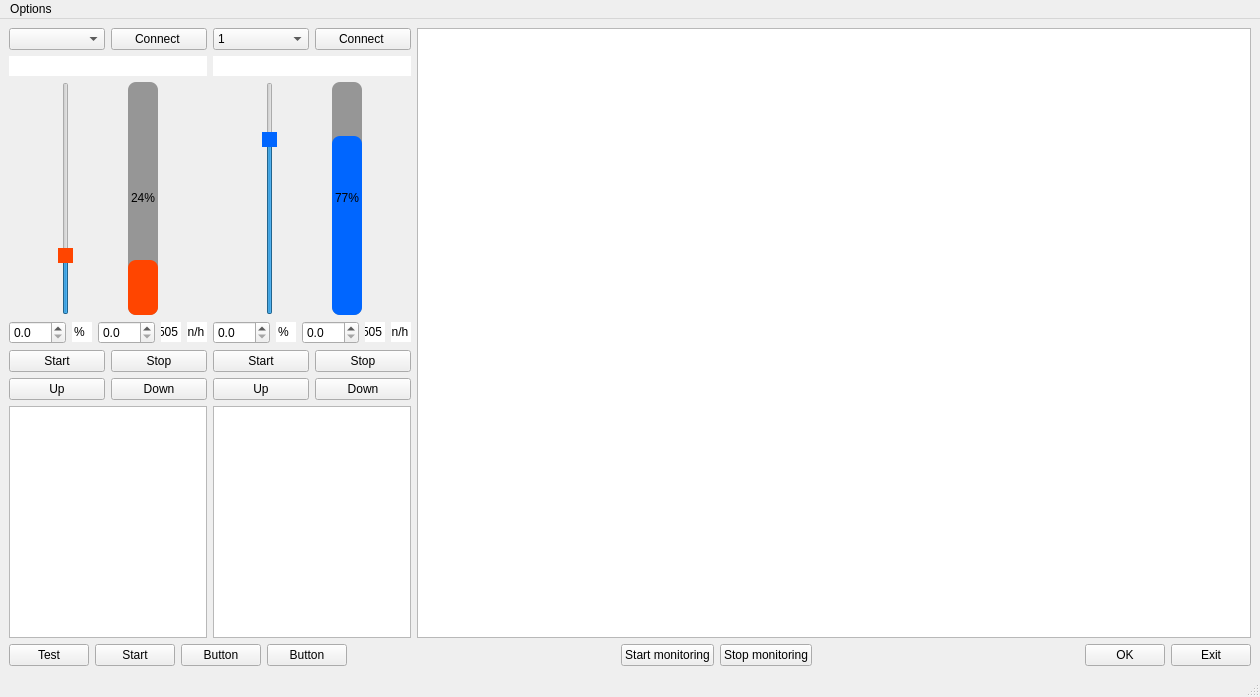
<?xml version="1.0" encoding="UTF-8"?>
<ui version="4.0">
 <class>MainWindow</class>
 <widget class="QMainWindow" name="MainWindow">
  <property name="geometry">
   <rect>
    <x>0</x>
    <y>0</y>
    <width>1260</width>
    <height>697</height>
   </rect>
  </property>
  <property name="windowTitle">
   <string>MainWindow</string>
  </property>
  <widget class="QWidget" name="centralwidget">
   <layout class="QGridLayout" name="gridLayout">
    <item row="0" column="0">
     <layout class="QVBoxLayout" name="verticalLayout_3">
      <item>
       <layout class="QHBoxLayout" name="horizontalLayout_15" stretch="1,6">
        <item>
         <layout class="QHBoxLayout" name="horizontalLayout_14">
          <item>
           <layout class="QVBoxLayout" name="verticalLayout_2">
            <item>
             <layout class="QHBoxLayout" name="horizontalLayout">
              <item>
               <widget class="QComboBox" name="comboBox"/>
              </item>
              <item>
               <widget class="QPushButton" name="pushButton_connect">
                <property name="text">
                 <string>Connect </string>
                </property>
               </widget>
              </item>
             </layout>
            </item>
            <item>
             <widget class="QLineEdit" name="lineEdit_temperature_1">
              <property name="frame">
               <bool>false</bool>
              </property>
              <property name="readOnly">
               <bool>true</bool>
              </property>
             </widget>
            </item>
            <item>
             <layout class="QHBoxLayout" name="horizontalLayout_6">
              <item>
               <widget class="QSlider" name="verticalSlider_1">
                <property name="contextMenuPolicy">
                 <enum>Qt::PreventContextMenu</enum>
                </property>
                <property name="styleSheet">
                 <string notr="true">QSlider::handle:vertical
 {
    height: 10px;
    background: rgb(255, 69, 0);
    margin: 0 -4px; /* expand outside the groove */
}
</string>
                </property>
                <property name="maximum">
                 <number>100</number>
                </property>
                <property name="value">
                 <number>24</number>
                </property>
                <property name="sliderPosition">
                 <number>24</number>
                </property>
                <property name="tracking">
                 <bool>false</bool>
                </property>
                <property name="orientation">
                 <enum>Qt::Vertical</enum>
                </property>
                <property name="tickPosition">
                 <enum>QSlider::NoTicks</enum>
                </property>
                <property name="tickInterval">
                 <number>0</number>
                </property>
               </widget>
              </item>
              <item>
               <widget class="QProgressBar" name="progressBar_1">
                <property name="minimumSize">
                 <size>
                  <width>30</width>
                  <height>0</height>
                 </size>
                </property>
                <property name="styleSheet">
                 <string notr="true">QProgressBar
{
	border-radius : 8px;
	background-color: rgb(150, 150, 150);
}

QProgressBar::chunk
{
	border-radius : 8px;
	background-color: rgb(255, 69, 0);
}</string>
                </property>
                <property name="value">
                 <number>24</number>
                </property>
                <property name="alignment">
                 <set>Qt::AlignCenter</set>
                </property>
                <property name="textVisible">
                 <bool>true</bool>
                </property>
                <property name="orientation">
                 <enum>Qt::Vertical</enum>
                </property>
                <property name="invertedAppearance">
                 <bool>false</bool>
                </property>
                <property name="textDirection">
                 <enum>QProgressBar::TopToBottom</enum>
                </property>
                <property name="format">
                 <string>%p%</string>
                </property>
               </widget>
              </item>
             </layout>
            </item>
            <item>
             <layout class="QHBoxLayout" name="horizontalLayout_8">
              <item>
               <widget class="QDoubleSpinBox" name="doubleSpinBox_persent_1">
                <property name="decimals">
                 <number>1</number>
                </property>
                <property name="singleStep">
                 <double>0.100000000000000</double>
                </property>
               </widget>
              </item>
              <item>
               <widget class="QLineEdit" name="lineEdit_persent_1">
                <property name="maximumSize">
                 <size>
                  <width>20</width>
                  <height>16777215</height>
                 </size>
                </property>
                <property name="text">
                 <string>%</string>
                </property>
                <property name="maxLength">
                 <number>10</number>
                </property>
                <property name="frame">
                 <bool>false</bool>
                </property>
                <property name="readOnly">
                 <bool>true</bool>
                </property>
               </widget>
              </item>
              <item>
               <widget class="QDoubleSpinBox" name="doubleSpinBox_value_1">
                <property name="decimals">
                 <number>1</number>
                </property>
                <property name="singleStep">
                 <double>0.100000000000000</double>
                </property>
               </widget>
              </item>
              <item>
               <widget class="QLineEdit" name="lineEdit_value_1">
                <property name="maximumSize">
                 <size>
                  <width>30</width>
                  <height>16777215</height>
                 </size>
                </property>
                <property name="text">
                 <string>505</string>
                </property>
                <property name="frame">
                 <bool>false</bool>
                </property>
                <property name="readOnly">
                 <bool>true</bool>
                </property>
               </widget>
              </item>
              <item>
               <widget class="QLineEdit" name="lineEdit_value_ln_h_1">
                <property name="maximumSize">
                 <size>
                  <width>30</width>
                  <height>16777215</height>
                 </size>
                </property>
                <property name="text">
                 <string>ln/h</string>
                </property>
                <property name="frame">
                 <bool>false</bool>
                </property>
                <property name="readOnly">
                 <bool>true</bool>
                </property>
               </widget>
              </item>
             </layout>
            </item>
            <item>
             <layout class="QVBoxLayout" name="verticalLayout_5">
              <item>
               <layout class="QHBoxLayout" name="horizontalLayout_10">
                <item>
                 <widget class="QPushButton" name="pushButton_Start_1">
                  <property name="text">
                   <string>Start</string>
                  </property>
                 </widget>
                </item>
                <item>
                 <widget class="QPushButton" name="pushButton_stop_1">
                  <property name="text">
                   <string>Stop</string>
                  </property>
                 </widget>
                </item>
               </layout>
              </item>
              <item>
               <layout class="QHBoxLayout" name="horizontalLayout_13">
                <item>
                 <widget class="QPushButton" name="pushButton_up_1">
                  <property name="text">
                   <string>Up</string>
                  </property>
                 </widget>
                </item>
                <item>
                 <widget class="QPushButton" name="pushButton_down_1">
                  <property name="text">
                   <string>Down</string>
                  </property>
                 </widget>
                </item>
               </layout>
              </item>
             </layout>
            </item>
            <item>
             <widget class="QTextEdit" name="textEdit_1"/>
            </item>
           </layout>
          </item>
          <item>
           <layout class="QVBoxLayout" name="verticalLayout">
            <item>
             <layout class="QHBoxLayout" name="horizontalLayout_3">
              <item>
               <widget class="QComboBox" name="comboBox_2">
                <property name="currentText">
                 <string>2</string>
                </property>
                <item>
                 <property name="text">
                  <string>1</string>
                 </property>
                </item>
                <item>
                 <property name="text">
                  <string>2</string>
                 </property>
                </item>
               </widget>
              </item>
              <item>
               <widget class="QPushButton" name="pushButton_connect_2">
                <property name="text">
                 <string>Connect </string>
                </property>
               </widget>
              </item>
             </layout>
            </item>
            <item>
             <widget class="QLineEdit" name="lineEdit_temperature_2">
              <property name="frame">
               <bool>false</bool>
              </property>
              <property name="readOnly">
               <bool>true</bool>
              </property>
             </widget>
            </item>
            <item>
             <layout class="QHBoxLayout" name="horizontalLayout_7">
              <item>
               <widget class="QSlider" name="verticalSlider_2">
                <property name="styleSheet">
                 <string notr="true">QSlider::handle:vertical
 {
    height: 10px;
    background: rgb(0, 102, 255);
    margin: 0 -4px; /* expand outside the groove */
}
</string>
                </property>
                <property name="maximum">
                 <number>100</number>
                </property>
                <property name="value">
                 <number>77</number>
                </property>
                <property name="tracking">
                 <bool>false</bool>
                </property>
                <property name="orientation">
                 <enum>Qt::Vertical</enum>
                </property>
               </widget>
              </item>
              <item>
               <widget class="QProgressBar" name="progressBar_2">
                <property name="minimumSize">
                 <size>
                  <width>30</width>
                  <height>0</height>
                 </size>
                </property>
                <property name="styleSheet">
                 <string notr="true">QProgressBar
{
	border-radius : 8px;
	background-color: rgb(150, 150, 150);
}

QProgressBar::chunk
{
	border-radius : 8px;
	background-color: rgb(0, 102, 255);
}
</string>
                </property>
                <property name="value">
                 <number>77</number>
                </property>
                <property name="alignment">
                 <set>Qt::AlignCenter</set>
                </property>
                <property name="textVisible">
                 <bool>true</bool>
                </property>
                <property name="orientation">
                 <enum>Qt::Vertical</enum>
                </property>
                <property name="invertedAppearance">
                 <bool>false</bool>
                </property>
                <property name="textDirection">
                 <enum>QProgressBar::TopToBottom</enum>
                </property>
                <property name="format">
                 <string>%p%</string>
                </property>
               </widget>
              </item>
             </layout>
            </item>
            <item>
             <layout class="QHBoxLayout" name="horizontalLayout_9">
              <item>
               <widget class="QDoubleSpinBox" name="doubleSpinBox_persent_2">
                <property name="decimals">
                 <number>1</number>
                </property>
                <property name="singleStep">
                 <double>0.100000000000000</double>
                </property>
               </widget>
              </item>
              <item>
               <widget class="QLineEdit" name="lineEdit_persent_2">
                <property name="maximumSize">
                 <size>
                  <width>20</width>
                  <height>16777215</height>
                 </size>
                </property>
                <property name="text">
                 <string>%</string>
                </property>
                <property name="maxLength">
                 <number>10</number>
                </property>
                <property name="frame">
                 <bool>false</bool>
                </property>
                <property name="readOnly">
                 <bool>true</bool>
                </property>
               </widget>
              </item>
              <item>
               <widget class="QDoubleSpinBox" name="doubleSpinBox_value_2">
                <property name="decimals">
                 <number>1</number>
                </property>
                <property name="singleStep">
                 <double>0.100000000000000</double>
                </property>
               </widget>
              </item>
              <item>
               <widget class="QLineEdit" name="lineEdit_value_2">
                <property name="maximumSize">
                 <size>
                  <width>30</width>
                  <height>16777215</height>
                 </size>
                </property>
                <property name="text">
                 <string>505</string>
                </property>
                <property name="frame">
                 <bool>false</bool>
                </property>
                <property name="readOnly">
                 <bool>true</bool>
                </property>
               </widget>
              </item>
              <item>
               <widget class="QLineEdit" name="lineEdit_value_ln_h_2">
                <property name="maximumSize">
                 <size>
                  <width>30</width>
                  <height>16777215</height>
                 </size>
                </property>
                <property name="text">
                 <string>ln/h</string>
                </property>
                <property name="frame">
                 <bool>false</bool>
                </property>
                <property name="readOnly">
                 <bool>true</bool>
                </property>
               </widget>
              </item>
             </layout>
            </item>
            <item>
             <layout class="QVBoxLayout" name="verticalLayout_6">
              <item>
               <layout class="QHBoxLayout" name="horizontalLayout_11">
                <item>
                 <widget class="QPushButton" name="pushButton_Start_2">
                  <property name="text">
                   <string>Start</string>
                  </property>
                 </widget>
                </item>
                <item>
                 <widget class="QPushButton" name="pushButton_stop_2">
                  <property name="text">
                   <string>Stop</string>
                  </property>
                 </widget>
                </item>
               </layout>
              </item>
              <item>
               <layout class="QHBoxLayout" name="horizontalLayout_12">
                <item>
                 <widget class="QPushButton" name="pushButton_up_2">
                  <property name="text">
                   <string>Up</string>
                  </property>
                 </widget>
                </item>
                <item>
                 <widget class="QPushButton" name="pushButton_down_2">
                  <property name="text">
                   <string>Down</string>
                  </property>
                 </widget>
                </item>
               </layout>
              </item>
             </layout>
            </item>
            <item>
             <widget class="QTextEdit" name="textEdit_2"/>
            </item>
           </layout>
          </item>
         </layout>
        </item>
        <item>
         <layout class="QHBoxLayout" name="horizontalLayout_5">
          <item>
           <widget class="PlotWidget" name="graphicsView_FS_1"/>
          </item>
         </layout>
        </item>
       </layout>
      </item>
      <item>
       <layout class="QHBoxLayout" name="horizontalLayout_2">
        <item>
         <widget class="QPushButton" name="Test">
          <property name="text">
           <string>Test</string>
          </property>
         </widget>
        </item>
        <item>
         <widget class="QPushButton" name="pushButton_start_test">
          <property name="text">
           <string>Start</string>
          </property>
         </widget>
        </item>
        <item>
         <widget class="QPushButton" name="pushButton_prob">
          <property name="text">
           <string>Button</string>
          </property>
         </widget>
        </item>
        <item>
         <widget class="QPushButton" name="pushButton_ex_prob">
          <property name="text">
           <string>Button</string>
          </property>
         </widget>
        </item>
        <item>
         <spacer name="horizontalSpacer">
          <property name="orientation">
           <enum>Qt::Horizontal</enum>
          </property>
          <property name="sizeHint" stdset="0">
           <size>
            <width>40</width>
            <height>20</height>
           </size>
          </property>
         </spacer>
        </item>
        <item>
         <layout class="QHBoxLayout" name="horizontalLayout_4">
          <item>
           <widget class="QPushButton" name="pushButton_Start_monitoring">
            <property name="text">
             <string>Start monitoring</string>
            </property>
           </widget>
          </item>
          <item>
           <widget class="QPushButton" name="pushButton_Stop_monitoring">
            <property name="text">
             <string>Stop monitoring</string>
            </property>
           </widget>
          </item>
         </layout>
        </item>
        <item>
         <spacer name="horizontalSpacer_2">
          <property name="orientation">
           <enum>Qt::Horizontal</enum>
          </property>
          <property name="sizeHint" stdset="0">
           <size>
            <width>40</width>
            <height>20</height>
           </size>
          </property>
         </spacer>
        </item>
        <item>
         <widget class="QPushButton" name="pushButton_OK">
          <property name="text">
           <string>OK</string>
          </property>
         </widget>
        </item>
        <item>
         <widget class="QPushButton" name="pushButton_Close">
          <property name="text">
           <string>Exit</string>
          </property>
         </widget>
        </item>
       </layout>
      </item>
     </layout>
    </item>
   </layout>
  </widget>
  <widget class="QMenuBar" name="menubar">
   <property name="geometry">
    <rect>
     <x>0</x>
     <y>0</y>
     <width>1260</width>
     <height>22</height>
    </rect>
   </property>
   <widget class="QMenu" name="menuFile">
    <property name="title">
     <string>Options </string>
    </property>
    <addaction name="actionFind_com_port"/>
   </widget>
   <addaction name="menuFile"/>
  </widget>
  <widget class="QStatusBar" name="statusbar"/>
  <action name="actionFind_com_port">
   <property name="text">
    <string>Find COM port</string>
   </property>
  </action>
 </widget>
 <customwidgets>
  <customwidget>
   <class>PlotWidget</class>
   <extends>QGraphicsView</extends>
   <header>pyqtgraph</header>
  </customwidget>
 </customwidgets>
 <resources/>
 <connections/>
</ui>
